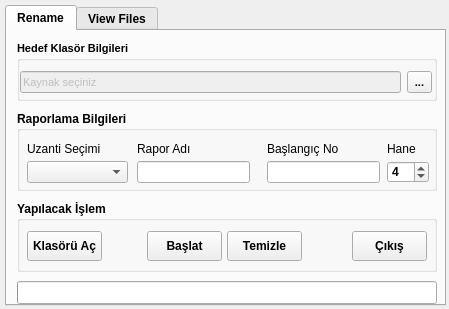
<?xml version="1.0" encoding="UTF-8"?>
<ui version="4.0">
 <class>MainWindow</class>
 <widget class="QMainWindow" name="MainWindow">
  <property name="windowModality">
   <enum>Qt::NonModal</enum>
  </property>
  <property name="geometry">
   <rect>
    <x>0</x>
    <y>0</y>
    <width>449</width>
    <height>309</height>
   </rect>
  </property>
  <property name="font">
   <font>
    <weight>75</weight>
    <bold>true</bold>
   </font>
  </property>
  <property name="windowTitle">
   <string>Dosya Isimlendirme</string>
  </property>
  <property name="windowIcon">
   <iconset>
    <normaloff>icon.png</normaloff>icon.png</iconset>
  </property>
  <property name="windowOpacity">
   <double>1.000000000000000</double>
  </property>
  <widget class="QWidget" name="centralwidget">
   <widget class="QTabWidget" name="tabWidget">
    <property name="geometry">
     <rect>
      <x>5</x>
      <y>5</y>
      <width>441</width>
      <height>301</height>
     </rect>
    </property>
    <property name="currentIndex">
     <number>0</number>
    </property>
    <property name="documentMode">
     <bool>false</bool>
    </property>
    <property name="tabsClosable">
     <bool>false</bool>
    </property>
    <widget class="QWidget" name="tab">
     <attribute name="title">
      <string>Rename</string>
     </attribute>
     <widget class="QGroupBox" name="groupBox">
      <property name="geometry">
       <rect>
        <x>10</x>
        <y>10</y>
        <width>420</width>
        <height>60</height>
       </rect>
      </property>
      <property name="font">
       <font>
        <pointsize>8</pointsize>
        <weight>75</weight>
        <bold>true</bold>
       </font>
      </property>
      <property name="title">
       <string>Hedef Klasör Bilgileri</string>
      </property>
      <widget class="QToolButton" name="toolButton">
       <property name="geometry">
        <rect>
         <x>390</x>
         <y>30</y>
         <width>25</width>
         <height>22</height>
        </rect>
       </property>
       <property name="text">
        <string>...</string>
       </property>
      </widget>
      <widget class="QLineEdit" name="lineEdit_3">
       <property name="enabled">
        <bool>false</bool>
       </property>
       <property name="geometry">
        <rect>
         <x>3</x>
         <y>30</y>
         <width>381</width>
         <height>22</height>
        </rect>
       </property>
       <property name="font">
        <font>
         <pointsize>8</pointsize>
         <weight>50</weight>
         <bold>false</bold>
        </font>
       </property>
       <property name="inputMask">
        <string/>
       </property>
       <property name="text">
        <string>Kaynak seçiniz</string>
       </property>
      </widget>
     </widget>
     <widget class="QGroupBox" name="groupBox_2">
      <property name="geometry">
       <rect>
        <x>10</x>
        <y>80</y>
        <width>420</width>
        <height>80</height>
       </rect>
      </property>
      <property name="font">
       <font>
        <weight>75</weight>
        <bold>true</bold>
       </font>
      </property>
      <property name="title">
       <string>Raporlama Bilgileri</string>
      </property>
      <widget class="QLineEdit" name="lineEdit">
       <property name="geometry">
        <rect>
         <x>120</x>
         <y>50</y>
         <width>113</width>
         <height>22</height>
        </rect>
       </property>
      </widget>
      <widget class="QLabel" name="label_4">
       <property name="geometry">
        <rect>
         <x>370</x>
         <y>30</y>
         <width>31</width>
         <height>16</height>
        </rect>
       </property>
       <property name="font">
        <font>
         <weight>50</weight>
         <bold>false</bold>
        </font>
       </property>
       <property name="text">
        <string>&lt;html&gt;&lt;head/&gt;&lt;body&gt;&lt;p&gt;Hane&lt;/p&gt;&lt;/body&gt;&lt;/html&gt;</string>
       </property>
      </widget>
      <widget class="QLabel" name="label_3">
       <property name="geometry">
        <rect>
         <x>250</x>
         <y>30</y>
         <width>101</width>
         <height>16</height>
        </rect>
       </property>
       <property name="font">
        <font>
         <weight>50</weight>
         <bold>false</bold>
        </font>
       </property>
       <property name="text">
        <string>&lt;html&gt;&lt;head/&gt;&lt;body&gt;&lt;p&gt;Başlangıç No&lt;/p&gt;&lt;/body&gt;&lt;/html&gt;</string>
       </property>
      </widget>
      <widget class="QSpinBox" name="spinBox">
       <property name="geometry">
        <rect>
         <x>370</x>
         <y>50</y>
         <width>42</width>
         <height>22</height>
        </rect>
       </property>
       <property name="minimum">
        <number>1</number>
       </property>
       <property name="maximum">
        <number>10</number>
       </property>
       <property name="value">
        <number>4</number>
       </property>
      </widget>
      <widget class="QLineEdit" name="lineEdit_2">
       <property name="geometry">
        <rect>
         <x>250</x>
         <y>50</y>
         <width>113</width>
         <height>22</height>
        </rect>
       </property>
      </widget>
      <widget class="QLabel" name="label_2">
       <property name="geometry">
        <rect>
         <x>120</x>
         <y>30</y>
         <width>81</width>
         <height>16</height>
        </rect>
       </property>
       <property name="font">
        <font>
         <weight>50</weight>
         <bold>false</bold>
        </font>
       </property>
       <property name="text">
        <string>&lt;html&gt;&lt;head/&gt;&lt;body&gt;&lt;p&gt;Rapor Adı&lt;/p&gt;&lt;/body&gt;&lt;/html&gt;</string>
       </property>
      </widget>
      <widget class="QComboBox" name="comboBox">
       <property name="geometry">
        <rect>
         <x>10</x>
         <y>50</y>
         <width>101</width>
         <height>22</height>
        </rect>
       </property>
       <property name="placeholderText">
        <string>Seçiniz</string>
       </property>
      </widget>
      <widget class="QLabel" name="label">
       <property name="geometry">
        <rect>
         <x>10</x>
         <y>30</y>
         <width>81</width>
         <height>16</height>
        </rect>
       </property>
       <property name="font">
        <font>
         <weight>50</weight>
         <bold>false</bold>
        </font>
       </property>
       <property name="text">
        <string>&lt;html&gt;&lt;head/&gt;&lt;body&gt;&lt;p&gt;Uzanti Seçimi&lt;/p&gt;&lt;/body&gt;&lt;/html&gt;</string>
       </property>
      </widget>
     </widget>
     <widget class="QGroupBox" name="groupBox_3">
      <property name="geometry">
       <rect>
        <x>10</x>
        <y>170</y>
        <width>420</width>
        <height>71</height>
       </rect>
      </property>
      <property name="title">
       <string>Yapılacak İşlem</string>
      </property>
      <widget class="QPushButton" name="pushButton">
       <property name="geometry">
        <rect>
         <x>130</x>
         <y>30</y>
         <width>75</width>
         <height>30</height>
        </rect>
       </property>
       <property name="text">
        <string>Başlat</string>
       </property>
      </widget>
      <widget class="QPushButton" name="pushButton_2">
       <property name="geometry">
        <rect>
         <x>210</x>
         <y>30</y>
         <width>75</width>
         <height>30</height>
        </rect>
       </property>
       <property name="text">
        <string>Temizle</string>
       </property>
      </widget>
      <widget class="QPushButton" name="pushButton_3">
       <property name="geometry">
        <rect>
         <x>335</x>
         <y>30</y>
         <width>75</width>
         <height>30</height>
        </rect>
       </property>
       <property name="text">
        <string>Çıkış</string>
       </property>
      </widget>
      <widget class="QPushButton" name="pushButton_4">
       <property name="geometry">
        <rect>
         <x>10</x>
         <y>30</y>
         <width>75</width>
         <height>30</height>
        </rect>
       </property>
       <property name="text">
        <string>Klasörü Aç</string>
       </property>
      </widget>
     </widget>
     <widget class="QProgressBar" name="progressBar">
      <property name="geometry">
       <rect>
        <x>10</x>
        <y>250</y>
        <width>420</width>
        <height>23</height>
       </rect>
      </property>
      <property name="value">
       <number>0</number>
      </property>
      <property name="textVisible">
       <bool>false</bool>
      </property>
     </widget>
    </widget>
    <widget class="QWidget" name="tab_2">
     <attribute name="title">
      <string>View Files</string>
     </attribute>
     <widget class="QListView" name="listView">
      <property name="geometry">
       <rect>
        <x>7</x>
        <y>5</y>
        <width>421</width>
        <height>265</height>
       </rect>
      </property>
     </widget>
    </widget>
   </widget>
  </widget>
 </widget>
 <resources/>
 <connections/>
</ui>
